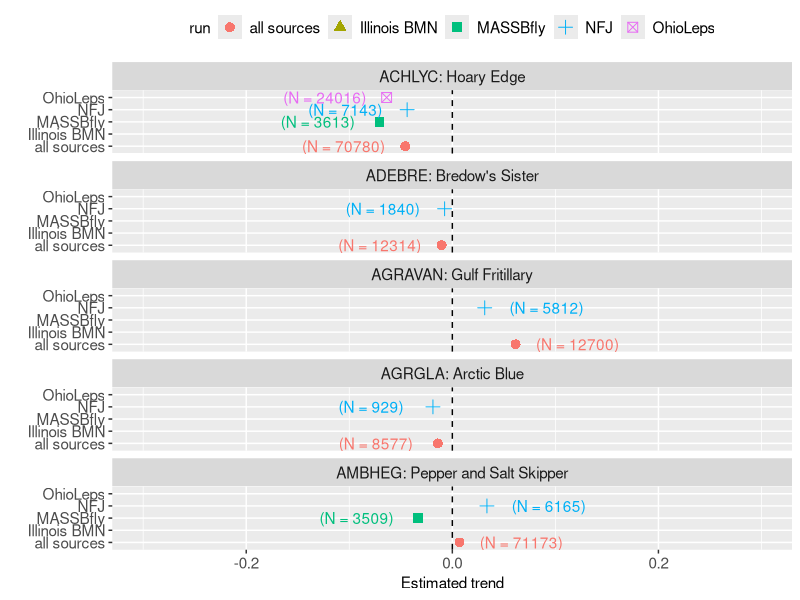
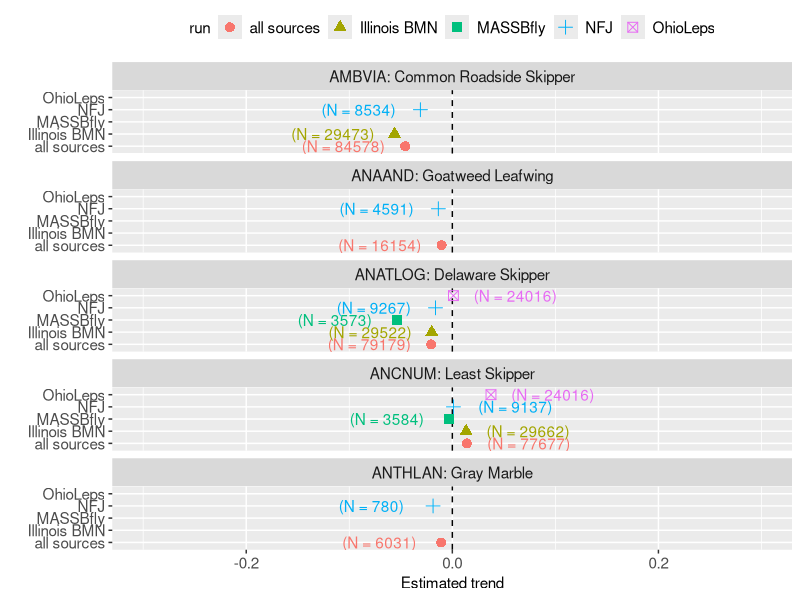
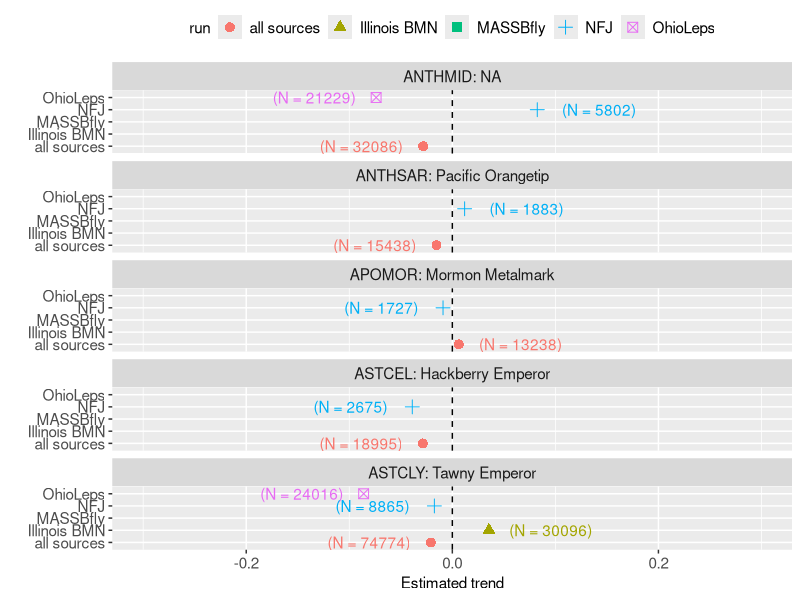
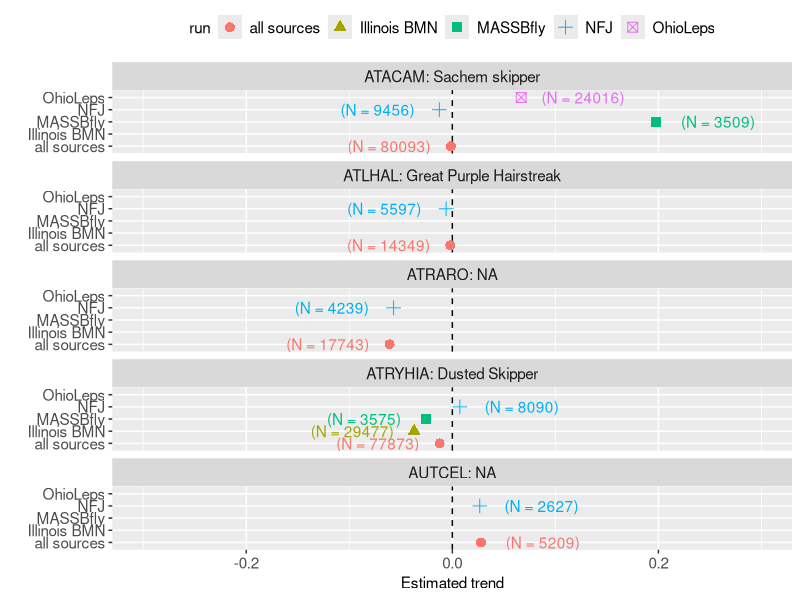
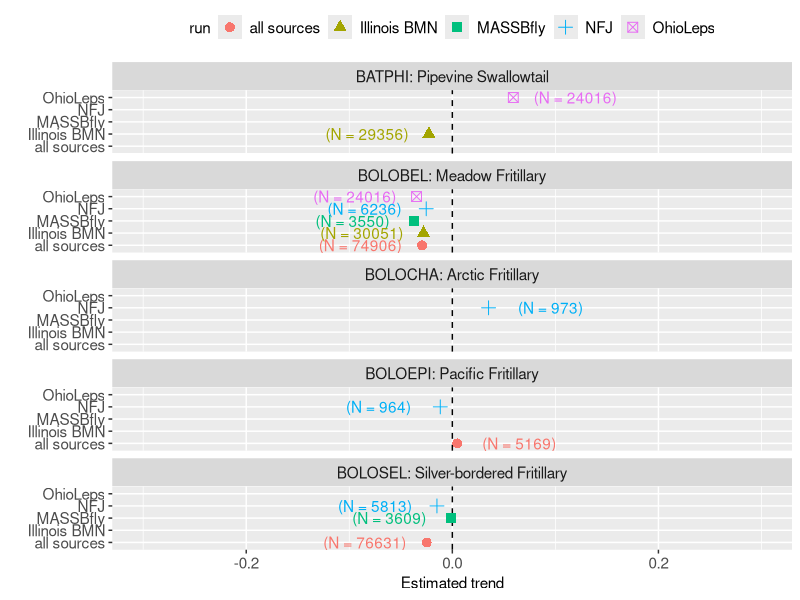
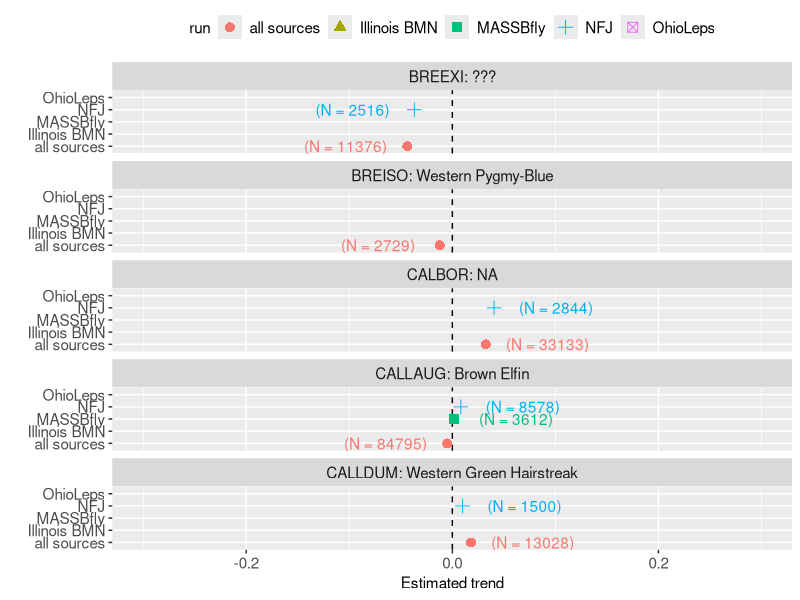
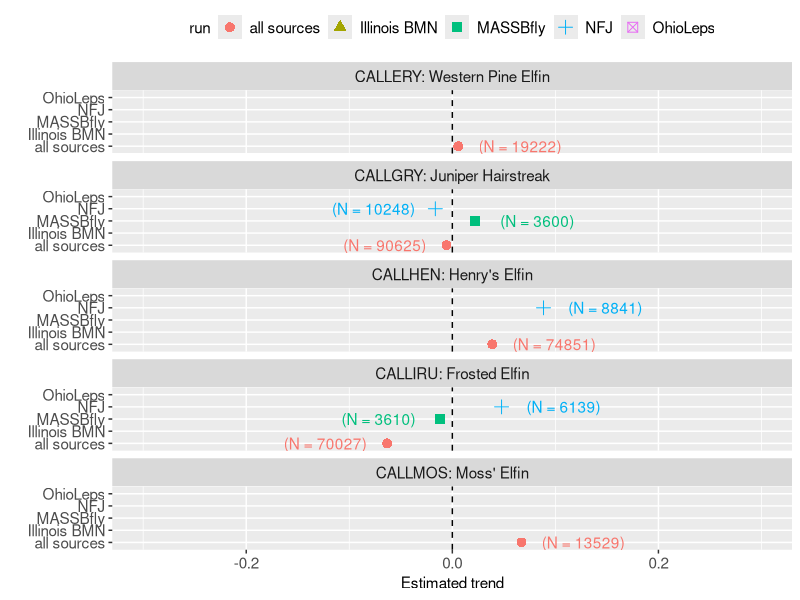
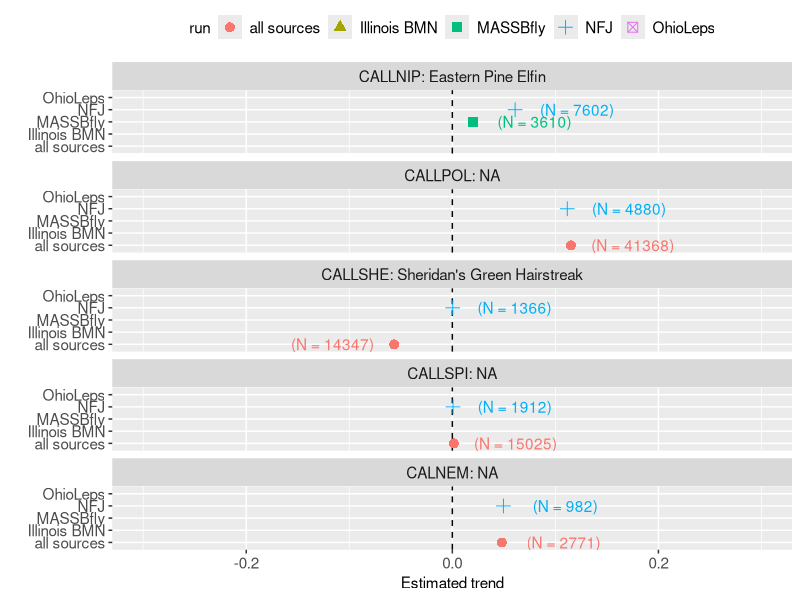

Source code (R) for these figures, in order: (Note: a time limit stopped this script after it produced the figures.)
## aggregating and comparing results from specific analyses
library(here)
library(tidyverse)
library(ggforce)
res.full = read_csv(here("4_res/fits-parameterized/full-run-all-sources-V2/AAA-run-summary-trends.csv"))
res.full$run = "all sources"
res.ohio = read_csv(here("4_res/fits-parameterized/full-run-only-OhioLeps-V2/AAA-run-summary-trends.csv"))
res.ohio$run = "OhioLeps"
res.NFJ = read_csv(here("4_res/fits-parameterized/full-run-only-NFJ-V2/AAA-run-summary-trends.csv"))
res.NFJ$run = "NFJ"
res.MASSBfly = read_csv(here("4_res/fits-parameterized/full-run-only-MASSBfly-V2/AAA-run-summary-trends.csv"))
res.MASSBfly$run = "MASSBfly"
res.ill = read_csv(here("4_res/fits-parameterized/full-run-only-Illinois-BMN-V2/AAA-run-summary-trends.csv"))
res.ill$run = "Illinois BMN"

res.all = bind_rows(res.full, res.ohio, res.NFJ, res.MASSBfly, res.ill)
## give easy labels here
res.all$nlabel = paste0("(N = ", res.all$n.data, ")")
## add common names:
dict = read_csv(here("2_data_wrangling/dictionaries/code-to-common-name.csv"))
dict = dict %>% select(code, common) %>%  unique()
res.all = left_join(res.all, dict) %>% 
  mutate(label = paste0(code, ": ", common))


range(res.all$species.trend, na.rm=T) #Looks like trend estimates are within +/- 0.3

theme.larger =   theme(axis.title = element_text(size = rel(1.8)),
                       axis.text = element_text(size = rel(1.6)),
                       strip.text = element_text(size = rel(1.8)),
                       plot.title = element_text(size = rel(1.8)),
                       legend.text = element_text(size = rel(1.8)),
                       legend.title = element_text(size = rel(1.8))
)

theme.pdf =   theme(axis.title = element_text(size = rel(1)),
                    axis.text = element_text(size = rel(1)),
                    strip.text = element_text(size = rel(1)),
                    plot.title = element_text(size = rel(1)),
                    legend.text = element_text(size = rel(1)),
                    legend.title = element_text(size = rel(1)),
                    legend.position = "top"
)



nrow.use = 5
tot.plot = length(unique(res.all$label))
pdf(here("4_res/trends/trends-by-source.pdf"))
for(i in 1:ceiling(tot.plot/nrow.use)){ #total set
# for(i in 1:2){ #1:2 to fiddle with plotting options
  gp = ggplot(data = res.all, aes(x=species.trend, y = run, col = run, shape = run))+
    geom_vline(xintercept = 0, linetype=2)+
    geom_point(size = 3)+
    geom_text(aes(x = species.trend + 0.06*sign(species.trend), y = run, label = nlabel),
              show.legend = FALSE)+
    xlim(c(-0.3, 0.3))+
    xlab("Estimated trend")+
    ylab("")+
    facet_wrap_paginate(.~label, ncol = 1, nrow = nrow.use, page = i)+
    theme.pdf
  print(gp)
}
dev.off()
write_csv(res.all, here("4_res/trends/trends-by-source.csv"))
